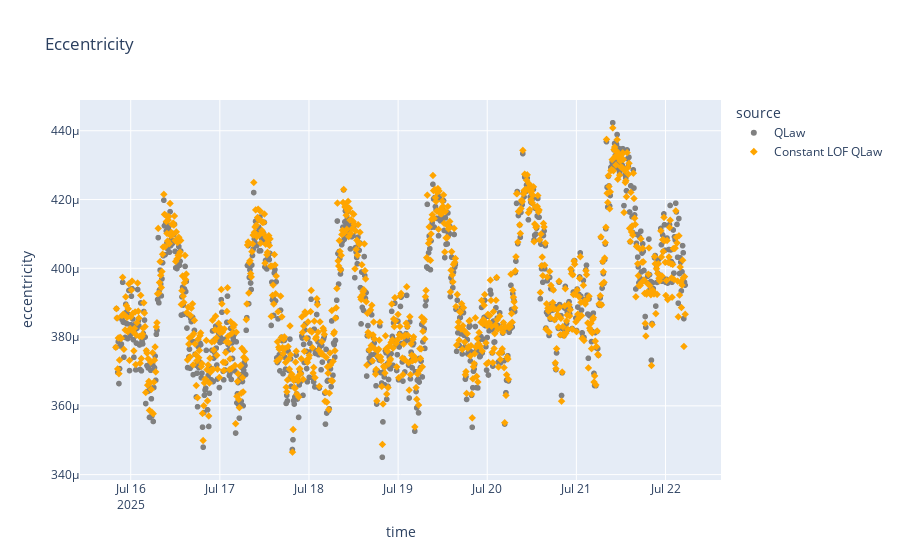

The code cell stored with this chart in its notebook:
### Code cell
figure = px.scatter(
    combined_df,
    x="time",
    y="eccentricity",
    title="Eccentricity",
    **figure_settings,
)

figure.show()

### Figure 1 — Plotly figure (JSON) as saved in the notebook; plotly's stock layout.template omitted (floating-point values rounded to 4 significant figures; data arrays with more than 128 entries replaced by an {"elided": "..."} marker saying what was removed)
{"data": [{"hovertemplate": "source=QLaw<br>time=%{x}<br>eccentricity=%{y}<extra></extra>", "legendgroup": "QLaw", "marker": {"color": "grey", "symbol": "circle"}, "mode": "markers", "name": "QLaw", "showlegend": true, "type": "scattergl", "x": {"elided": "913 str values"}, "xaxis": "x", "y": {"elided": "913 float values"}, "yaxis": "y"}, {"hovertemplate": "source=Constant LOF QLaw<br>time=%{x}<br>eccentricity=%{y}<extra></extra>", "legendgroup": "Constant LOF QLaw", "marker": {"color": "orange", "symbol": "diamond"}, "mode": "markers", "name": "Constant LOF QLaw", "showlegend": true, "type": "scattergl", "x": {"elided": "913 str values"}, "xaxis": "x", "y": {"elided": "913 float values"}, "yaxis": "y"}], "layout": {"autosize": true, "legend": {"title": {"text": "source"}, "tracegroupgap": 0}, "title": {"text": "Eccentricity"}, "xaxis": {"anchor": "y", "autorange": true, "domain": [0, 1], "range": ["2025-07-15 10:44:52.5377", "2025-07-22 14:32:18.7485"], "title": {"text": "time"}, "type": "date"}, "yaxis": {"anchor": "x", "autorange": true, "domain": [0, 1], "range": [0.0003386, 0.0004488], "title": {"text": "eccentricity"}, "type": "linear"}}}
